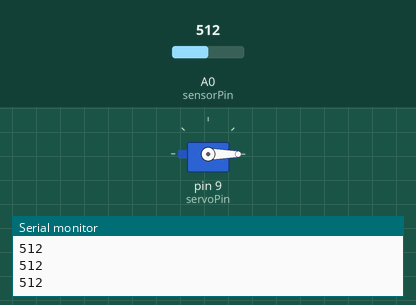
Bench run of a sketch on a simulated Arduino Uno, built with avr-gcc and run on an emulated ATmega328P. Shown: servo, the last lines printed to the serial monitor. The test bench sets the inputs (shaded band); at power-on: A0 (sensorPin) = 512.

Above: at 1.2 s.
1.3 s: A0 (sensorPin) set to 464
2.8 s: A0 (sensorPin) set to 434
At 3.58 s:
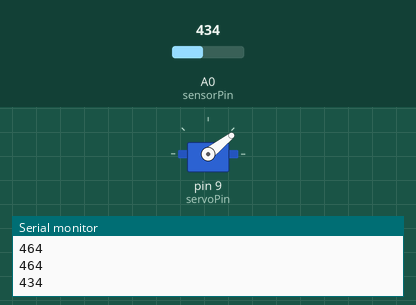
At 5.7 s:
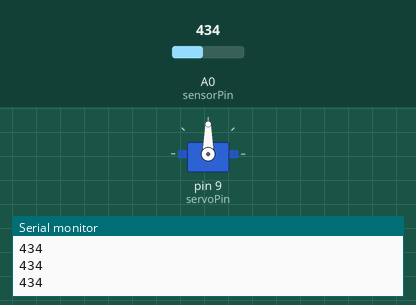
Timing chart, 0 to 7.2 s (numbered marks = the images above; inputs shaded):
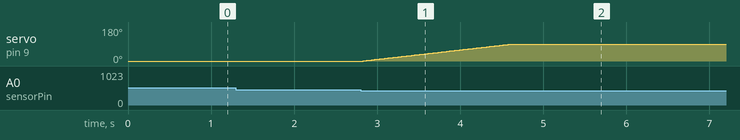

Measured:
- the behaviour switches between 450 and 449 on A0 (sensorPin) (found by bisection; images 0 and 1)
- after the input at 2.8 s, servo on pin 9 (servoPin): moves from 0° to 90° over 1.8 s, starting at once

The sketch:

servoWithRainSensor2.ino
```cpp
// C++ code
// 14 May 2023

#include <Servo.h>

// Servo
Servo servo1;
int servoPin = 9;
int position;
int startPosition = 0;
int endPosition = 90;

// Raindrop sensor
int sensorPin = A0;
int sensorValue;

// Bluetooth
char bluetoothValue = '*';
// bluetooth values code
char automaticMode = 'a';
char manualMode = 'm';
char openOrder = 'o';
char closeOrder = 'c';

// State
String canopyState = "opened";
bool sensorState = true; // true = sensor on, false = sensor off


void setup()
{
  servo1.attach(servoPin);
  servo1.write(startPosition);
  pinMode(sensorPin, INPUT);

  // serial communication
  Serial.begin(9600);
}


void loop()
{
  if (Serial.available() > 0)
  {
    bluetoothValue = Serial.read();
    delay(10);

    // Serial monitor displays the bluetooth value
    Serial.println(bluetoothValue);
    delay(10);

    if (bluetoothValue == automaticMode)
    {
      sensorState = true;
    }
    else if (bluetoothValue == manualMode)
    {
      sensorState = false;
    }
  }

  if (sensorState) // Auto mode
  {
    sensorValue = analogRead(sensorPin);

    // Serial monitor displays the raindrop sensor value
    Serial.println(sensorValue);
    delay(10);

    if (sensorValue < 450 && canopyState == "opened")
    {
      // Close the canopy
      for (position = startPosition; position <= endPosition; position++)
      {
        servo1.write(position);
        delay(20);
      }

      canopyState = "closed";
      delay(1000);
    }
    else if (sensorValue > 600 && canopyState == "closed")
    {
      // Open the canopy
      for (position = endPosition; position >= startPosition; position--)
      {
        servo1.write(position);
        delay(20);
      }

      canopyState = "opened";
      delay(1000);
    }
  }
  else // Manual mode
  {
    if (bluetoothValue == closeOrder && canopyState == "opened")
    {
      // Close the canopy
      for (position = startPosition; position <= endPosition; position++)
      {
        servo1.write(position);
        delay(20);
      }

      canopyState = "closed";
      delay(1000);
    }
    else if (bluetoothValue == openOrder && canopyState == "closed")
    {
      // Open the canopy
      for (position = endPosition; position >= startPosition; position--)
      {
        servo1.write(position);
        delay(20);
      }

      canopyState = "opened";
      delay(1000);
    }
  }
}
```
